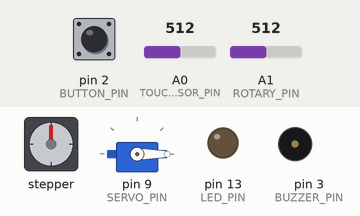
The sketch below on a simulated Arduino Uno, built with avr-gcc and run on an emulated ATmega328P. On the bench: stepper motor, servo, output pins drawn as LEDs (lit = HIGH), buzzer (waves = sounding). Wiring (inferred from the names in the program): stepper motor driver (200 steps per turn assumed): step pin 4; direction pin 5; enable pin 6. The inputs (shaded band) are chosen by the test bench; at power-on: pin 2 (BUTTON_PIN) HIGH, A0 (TOUCH_SENSOR_PIN) = 512, A1 (ROTARY_PIN) = 512. Pins used as bus, display or sensor lines are not drawn; what the sketch prints to the serial monitor is not drawn.

Above: at 1.2 s.
1.3 s: pin 2 (BUTTON_PIN) pulled LOW for 0.15 s
At 2.19 s:
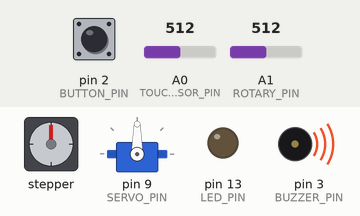
At 3.1 s:
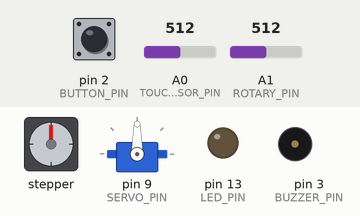
Timing chart, 0 to 4.6 s (numbered marks = the images above; inputs shaded):
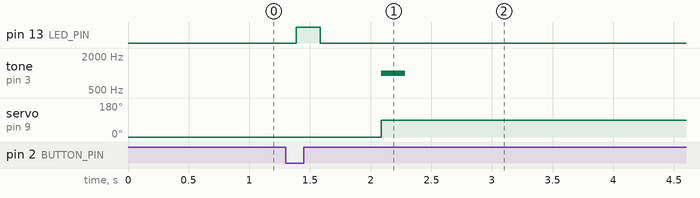

Measured:
- after the input at 1.3 s, pin 13 (LED_PIN): LOW → HIGH after 0.09 s, → LOW 0.20 s later

The sketch:

SmartDisplayCase.ino
```cpp
#include <Servo.h>

// 定義腳位
const int TOUCH_SENSOR_PIN = A0;    // 觸摸感測器接腳
const int SERVO_PIN = 9;            // 伺服馬達接腳
const int BUTTON_PIN = 2;           // 按鈕接腳
const int BUZZER_PIN = 3;           // 蜂鳴器接腳
const int ROTARY_PIN = A1;          // 旋轉開關接腳
const int LED_PIN = 13;             // LED接腳

// 步進馬達腳位
const int STEP_PIN = 4;             // 步進馬達步進腳
const int DIR_PIN = 5;              // 步進馬達方向腳
const int ENABLE_PIN = 6;           // 步進馬達使能腳

// 定義變數
Servo caseServo;                    // 伺服馬達物件
int touchValue = 0;                 // 觸摸值
int rotationSpeed = 500;            // 旋轉速度
bool systemActive = false;          // 系統狀態
int rotaryValue = 0;                // 旋轉開關值
int displayMode = 0;                // 展示模式
unsigned long lastTouchTime = 0;    // 上次觸摸時間
bool isRotating = false;            // 是否正在旋轉

// 步進馬達控制函數
void stepMotor(int steps, int direction) {
  digitalWrite(DIR_PIN, direction);
  digitalWrite(ENABLE_PIN, HIGH);

  for(int i = 0; i < steps; i++) {
    digitalWrite(STEP_PIN, HIGH);
    delayMicroseconds(rotationSpeed);
    digitalWrite(STEP_PIN, LOW);
    delayMicroseconds(rotationSpeed);
  }

  digitalWrite(ENABLE_PIN, LOW);
}

void setup() {
  // 初始化腳位
  pinMode(TOUCH_SENSOR_PIN, INPUT);
  pinMode(BUTTON_PIN, INPUT_PULLUP);
  pinMode(BUZZER_PIN, OUTPUT);
  pinMode(LED_PIN, OUTPUT);

  // 初始化步進馬達腳位
  pinMode(STEP_PIN, OUTPUT);
  pinMode(DIR_PIN, OUTPUT);
  pinMode(ENABLE_PIN, OUTPUT);
  digitalWrite(ENABLE_PIN, LOW);  // 初始時禁用步進馬達

  // 初始化伺服馬達
  caseServo.attach(SERVO_PIN);
  caseServo.write(0);  // 初始位置（關閉）

  // 初始化序列通訊
  Serial.begin(9600);
}

void loop() {
  // 讀取感測器值
  touchValue = analogRead(TOUCH_SENSOR_PIN);
  rotaryValue = analogRead(ROTARY_PIN);

  // 更新旋轉速度（根據旋轉開關值調整）
  rotationSpeed = map(rotaryValue, 0, 1023, 100, 1000);

  // 檢查按鈕狀態
  if (digitalRead(BUTTON_PIN) == LOW) {
    displayMode = (displayMode + 1) % 3;  // 切換展示模式（0-2）
    digitalWrite(LED_PIN, HIGH);
    delay(200);
    digitalWrite(LED_PIN, LOW);
    delay(500);  // 防彈跳
  }

  // 檢查觸摸感測
  if (touchValue > 500) {  // 觸摸閾值
    unsigned long currentTime = millis();
    if (currentTime - lastTouchTime > 2000) {  // 防止重複觸發
      systemActive = !systemActive;  // 切換系統狀態
      lastTouchTime = currentTime;

      if (systemActive) {
        caseServo.write(90);  // 打開展示櫃
        isRotating = true;    // 開始旋轉
        tone(BUZZER_PIN, 1000, 200);  // 短提示音

        // 根據不同模式執行不同的旋轉動作
        switch(displayMode) {
          case 0:  // 持續旋轉
            while(systemActive) {
              stepMotor(200, HIGH);
              delay(1000);
            }
            break;
          case 1:  // 來回旋轉
            while(systemActive) {
              stepMotor(200, HIGH);
              delay(1000);
              stepMotor(200, LOW);
              delay(1000);
            }
            break;
          case 2:  // 間歇旋轉
            while(systemActive) {
              stepMotor(100, HIGH);
              delay(2000);
            }
            break;
        }
      } else {
        caseServo.write(0);   // 關閉展示櫃
        isRotating = false;   // 停止旋轉
        digitalWrite(ENABLE_PIN, LOW);  // 禁用步進馬達
        tone(BUZZER_PIN, 500, 200);     // 短提示音
      }
    }
  }

  // 輸出除錯訊息
  Serial.print("Touch Value: ");
  Serial.print(touchValue);
  Serial.print(" Rotation Speed: ");
  Serial.print(rotationSpeed);
  Serial.print(" Display Mode: ");
  Serial.print(displayMode);
  Serial.print(" System Active: ");
  Serial.println(systemActive);

  delay(100);  // 短延遲以提高響應速度
} 
```
